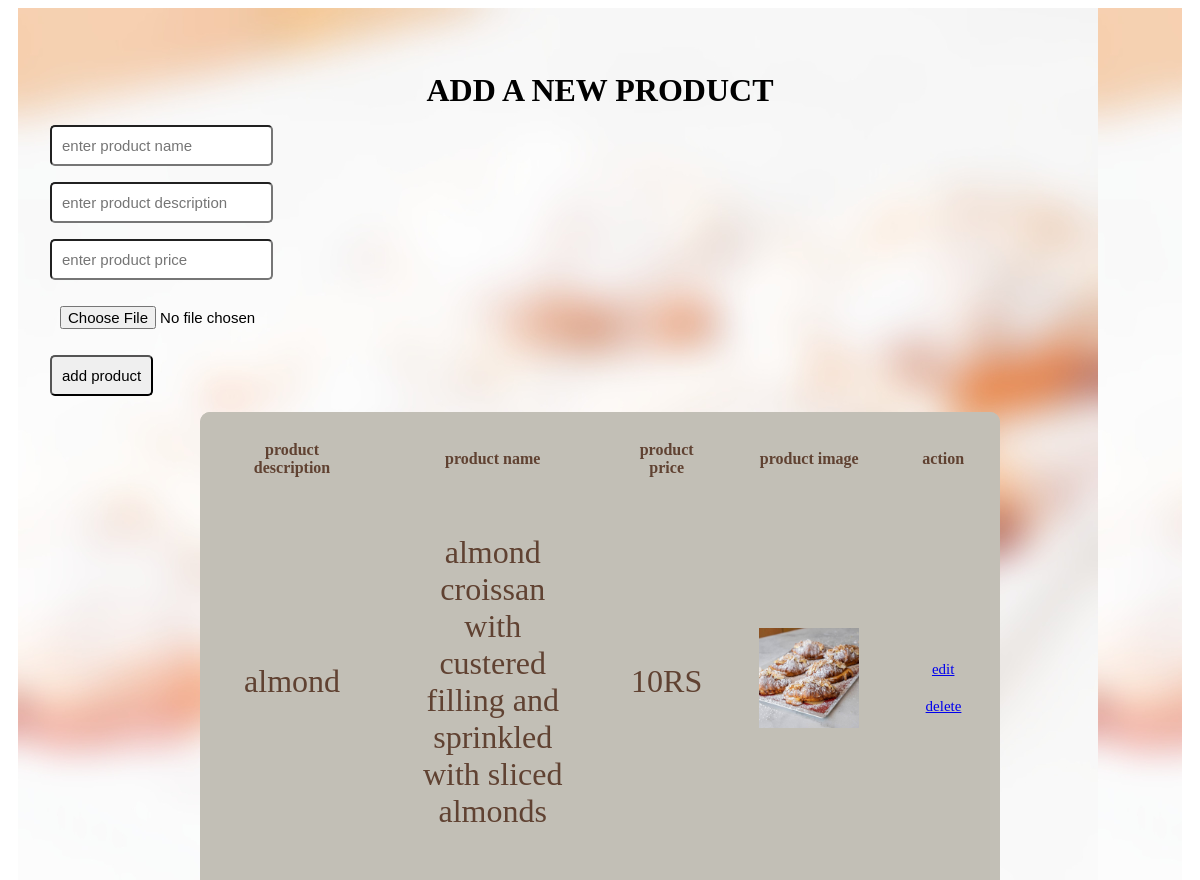
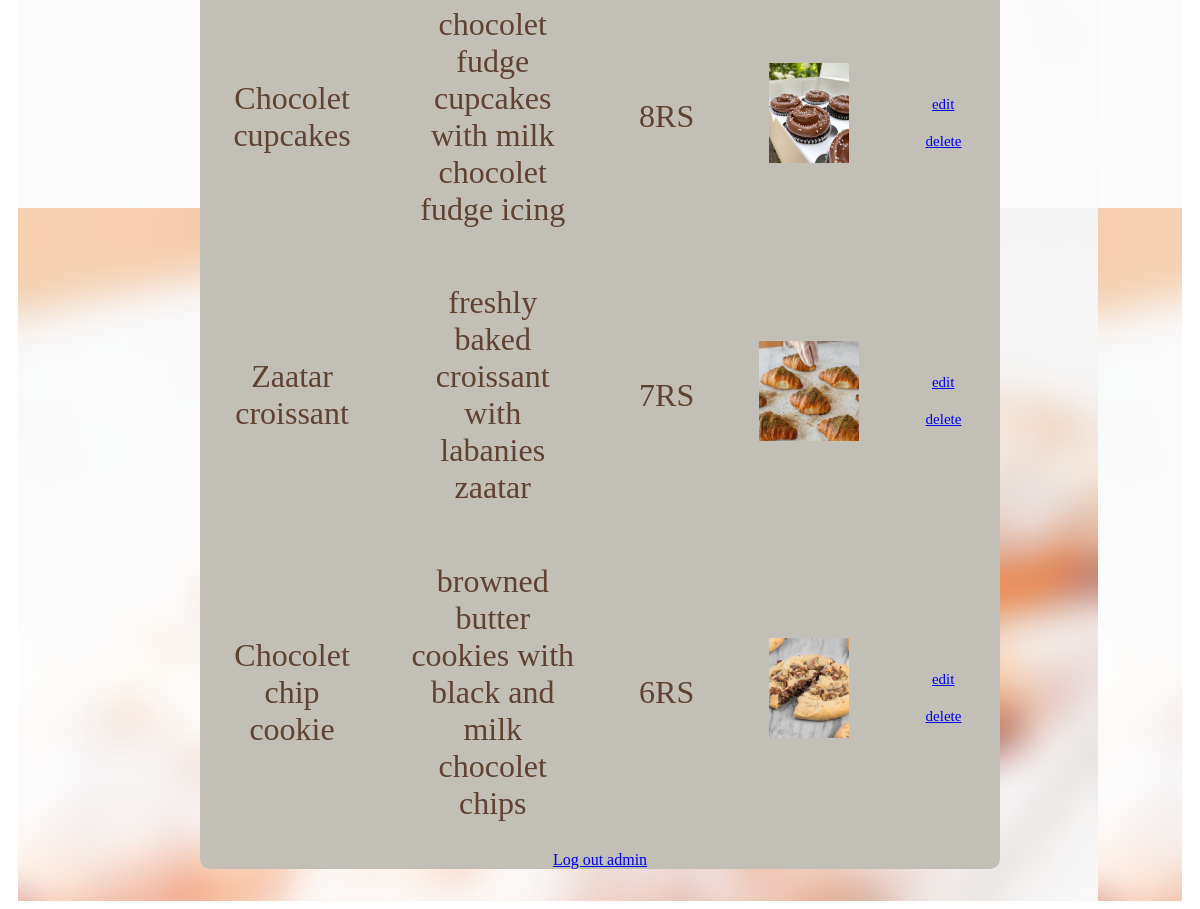
The app's page /admin_page.php with its own data (2 pictures, top to bottom).
### tables this page shows
CREATE TABLE `product` (
  `id` int(5) NOT NULL,
  `name` varchar(20) NOT NULL,
  `description` varchar(100) NOT NULL,
  `price` int(10) NOT NULL,
  `image` varchar(100) NOT NULL
);

### admin_page.php (the view, shortened to what this page needs)
<?php
$conn = mysqli_connect('localhost','root','','easybakery');
?>
<!DOCTYPE html>
<html>
<head>
<link rel="stylesheet" type="text/css" href="MDstyle.css">
</head>
<body>
<div class="holder">
      <form action="<?php $_SERVER['PHP_SELF'] ?>" method="post" enctype="multipart/form-data">
	  <div class="c">
         <h3>add a new product</h3>
         <p><input type="text" placeholder="enter product name" name="product_name" class="box"></p>
		 <p><input type="text" placeholder="enter product description" name="product_description" class="box"></p>
         <p><input type="number" placeholder="enter product price" name="product_price" class="box"></p>
         <p><input type="file" accept="image/png, image/jpeg, image/jpg" name="product_image" class="box"></p>
         <p><input type="submit" class="btn" name="add_product" value="add product"></p>
      </form>
   </div>
   <?php
   $select = mysqli_query($conn, "SELECT * FROM product");
   ?>
   <div class="container">
      <table class="product-display-table">
         <thead>
         <tr>
            <th>product description</th>
            <th>product name</th>
            <th>product price</th>
			<th>product image </th>
            <th>action</th>
         </tr>
         </thead>
         <?php while($row = mysqli_fetch_assoc($select)){ ?>
         <tr>
            <td><?php echo $row['name']; ?></td>
			<td><?php echo $row['description']; ?></td>
            <td><?php echo $row['price']; ?>RS</td>
			<td><img src="uploaded_img/<?php echo $row['image']; ?>" height="100" alt=""></td>
            <td>
               <a href="admin_update.php?edit=<?php echo $row['id']; ?>" class="btn"> edit </a>
               <a href="admin_page.php?delete=<?php echo $row['id']; ?>" class="btn">  delete </a>
            </td>
         </tr>
      <?php } ?>
      </table>
	  <a href="logoutAD.php" >Log out admin</a>
   </div>
</body>
</html>

### MDstyle.css (style rules this page uses)
.holder { max-width: 1100px; padding:2rem; margin:0 auto; background-image: url("bc.jpg"); }
.container { background: #C2BFB6; text-align: center; max-width: 800px; color: #604232; margin: auto; border-radius: 10px; }
.box { width:200; border-radius: 5px; padding:10px 10px; font-size:15px }
.btn { width:200; border-radius: 5px; padding:10px 10px; font-size:15px background: white; font-size:15px }
.product-display-table { background: #C2BFB6; text-align: center; max-width: 800px; color: #604232; margin: auto; border-radius: 10px; }
.container .product-display-table td { padding: 1.7rem; font-size: 2rem; }
.container .product-display-table th { padding: 1.7rem; }
h3 { text-align: center; font-size: 2rem; color: var(--black); text-transform: uppercase; margin-bottom: 1rem; }

### records on screen
product: name "almond", description "almond croissan with custered filling and sprinkled with sliced almonds", price "10", image (picture)
product: name "Chocolet cupcakes", description "chocolet fudge cupcakes with milk chocolet fudge icing", price "8", image (picture)
product: name "Zaatar croissant", description "freshly baked croissant with labanies zaatar", price "7", image (picture)
product: name "Chocolet chip cookie", description "browned butter cookies with black and milk chocolet chips", price "6", image (picture)
